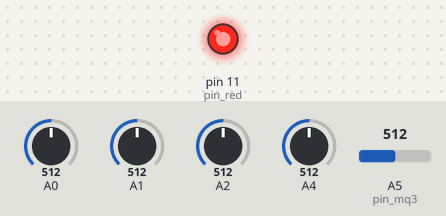
This sketch was run on a simulated Arduino Uno, built with avr-gcc and run on an emulated ATmega328P. Parts: output pins drawn as LEDs (lit = HIGH). Inputs (shaded band) come from the test bench; at power-on: A5 (pin_mq3) = 512, A0 = 512, A1 = 512, A2 = 512, A4 = 512. What the sketch prints to the serial monitor is not drawn.

Above: at 1.2 s.
1.3 s: A5 (pin_mq3) set to 408
2.8 s: A5 (pin_mq3) set to 391
At 4.0 s:
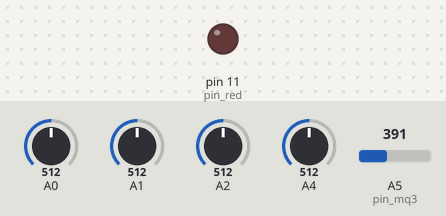
4.3 s: A5 (pin_mq3) set to 410
At 5.2 s:
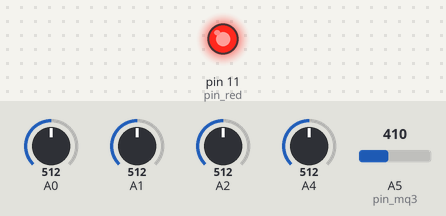
5.8 s: A5 (pin_mq3) set to 390
At 6.4 s:
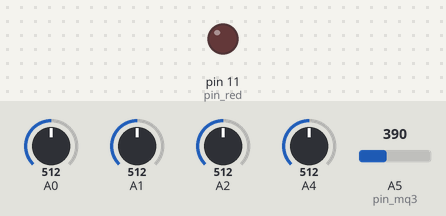
Timing chart, 0 to 8.3 s (numbered marks = the images above; inputs shaded):
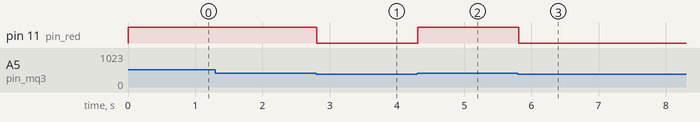

The sketch:

MQ-3____________LED.ino
```cpp
int pin_mq3 = A5;
int pin_red = 11;

void setup() {
    Serial.begin(9600);
    pinMode(pin_red, OUTPUT);
}

void loop() {
    int val = analogRead(pin_mq3);
    Serial.println(analogRead(val));

    if (val >= 400) {
        digitalWrite(pin_red, HIGH);
    } else {
        digitalWrite(pin_red, LOW);
    }
}
```

Measured:
- the behaviour switches between 400 and 399 on A5 (pin_mq3) (found by bisection; images 0 and 1)
- after the input at 1.3 s, every drawn part: stays the same
- after the input at 2.8 s, pin 11 (pin_red): HIGH → LOW at once
- after the input at 4.3 s, pin 11 (pin_red): LOW → HIGH at once
- after the input at 5.8 s, pin 11 (pin_red): HIGH → LOW at once
